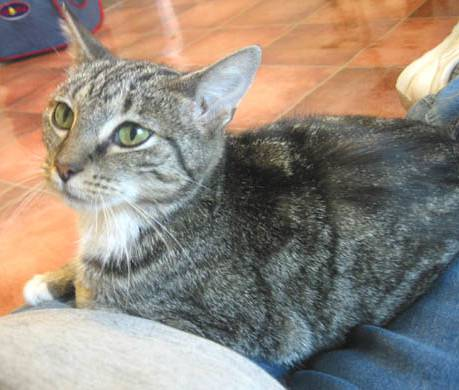
#> input picture cat.jpg, 459 x 390 px, found by its file name
$ jupyter execute DZ56.ipynb
#> lines starting #> are read from the running program, lines starting #| are printed output that depends on the picture
[cell 1]
import cv2
import matplotlib.pyplot as plt
import numpy as np
import matplotlib.colors as clr

[cell 2]
im = cv2.imread(r'''C:\Users\solov\DZ56/cat.jpg''')
#> im is the input picture: shape (390, 459, 3); mean B, G, R 125.1, 136.3, 147.5

[cell 3]
plt.imshow(im)
plt.axis('off')
plt.show

[cell 4]
im_RGB = cv2.cvtColor(im, cv2.COLOR_BGR2RGB)
plt.axis('off')
plt.imshow(im_RGB)
plt.show

[cell 5]
R = im_RGB.copy()
R[:,:,(1,2)] = 0
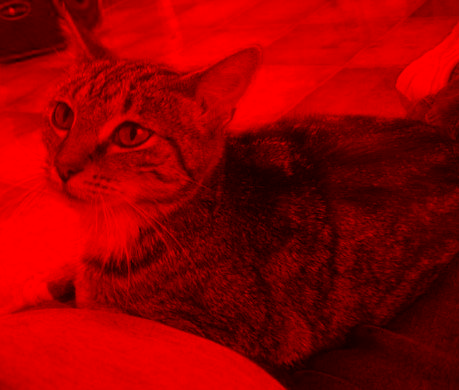
#> R: shape (390, 459, 3); mean R, G, B 147.5, 0, 0
plt.axis('off')
plt.imshow(R)
plt.show

[cell 6]
G = im_RGB.copy()
G[:,:,(0,2)] = 0
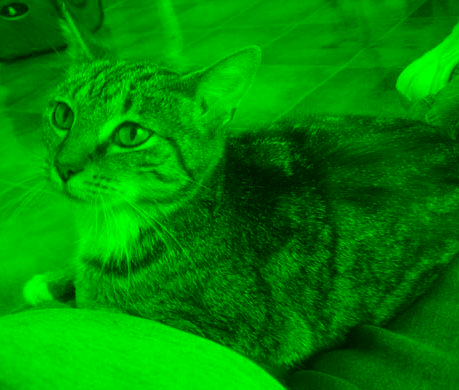
#> G: shape (390, 459, 3); mean R, G, B 0, 136.3, 0
plt.axis('off')
plt.imshow(G)
plt.show

[cell 7]
B = im_RGB.copy()
B[:,:,(0,1)] = 0
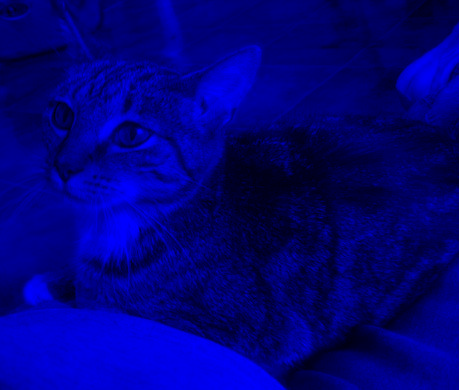
#> B: shape (390, 459, 3); mean R, G, B 0, 0, 125.1
plt.axis('off')
plt.imshow(B)
plt.show()

[cell 8]
new_RGB = R + G + B
plt.axis('off')
plt.imshow(new_RGB)
plt.show()

[cell 9]
im_HSV = cv2.cvtColor(im_RGB, cv2.COLOR_BGR2HSV)
#> im_HSV: shape (390, 459, 3); mean H, S, V 66.8, 58.9, 156.7
plt.axis('off')
plt.imshow(im_HSV)
plt.show()

[cell 10]
H=im_HSV.copy()
H[:,:,(1,2)] = 255
#> H: shape (390, 459, 3); mean H, S, V 66.8, 255, 255
plt.axis('off')
plt.imshow(H)
plt.show()

[cell 11]
H=im_HSV.copy()
H[:,:,(1,2)] = 0
#> H: shape (390, 459, 3); mean H, S, V 66.8, 0, 0
plt.axis('off')
plt.imshow(H)
plt.show()

[cell 12]
S=im_HSV.copy()
S[:,:, 0] = 179
#> S: shape (390, 459, 3); mean H, S, V 179, 58.9, 156.7
S[:,:, 2] = 255
#> S: shape (390, 459, 3); mean H, S, V 179, 58.9, 255
plt.axis('off')
plt.imshow(S)
plt.show()

[cell 13]
V = im_HSV.copy()
V[:,:,0] = 179
V[:,:,1] = 0
#> V: shape (390, 459, 3); mean H, S, V 179, 0, 156.7
plt.axis('off')
plt.imshow(V)
plt.show()

[cell 14]
new_HSV = H + S + V
#> new_HSV: shape (390, 459, 3); mean H, S, V 167.5, 58.9, 155.7
plt.axis('off')
plt.imshow(new_RGB)
plt.show()

[cell 15]
im_Lab = cv2.cvtColor(im_RGB, cv2.COLOR_BGR2LAB)
#> im_Lab: shape (390, 459, 3); mean of channels 0, 1, 2 142.3, 128, 121.5
plt.axis('off')
plt.imshow(im_Lab)
plt.show()

[cell 16]
L=im_Lab.copy()
L[:,:,(1,2)] = 0
#> L: shape (390, 459, 3); mean of channels 0, 1, 2 142.3, 0, 0
L_RGB = cv2.cvtColor(L, cv2.COLOR_LAB2RGB)
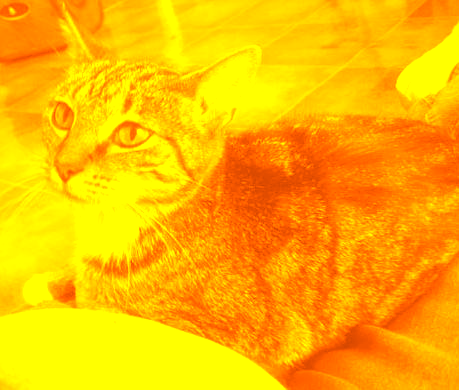
#> L_RGB: shape (390, 459, 3); mean B, G, R 0, 183.3, 254.3
L_GRAY = cv2.cvtColor(L_RGB, cv2.COLOR_RGB2GRAY)
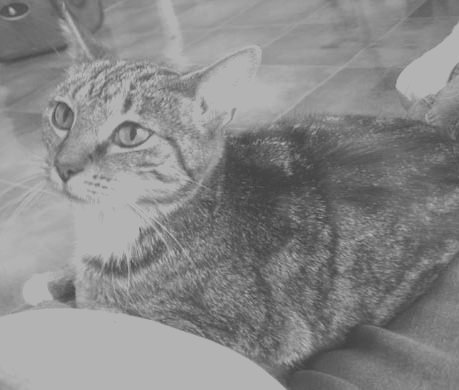
#> L_GRAY: shape (390, 459); min 63, max 179, mean 136.7
plt.axis('off')
plt.imshow(L_GRAY, cmap = 'gray' )
plt.show()

[cell 17]
a = im_Lab.copy()
a[:, :, 0] = 127
#> a: shape (390, 459, 3); mean of channels 0, 1, 2 127, 128, 121.5
a[:, :, 0] = 0
#> a: shape (390, 459, 3); mean of channels 0, 1, 2 0, 128, 121.5
a_RGB = cv2.cvtColor(a, cv2.COLOR_LAB2RGB)
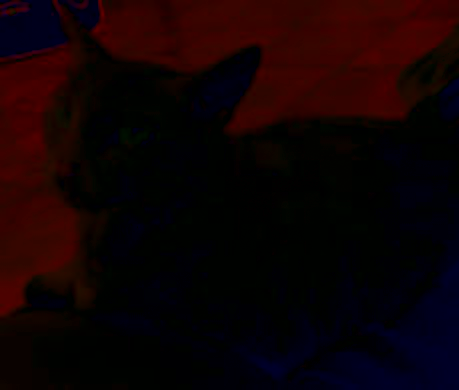
#> a_RGB: shape (390, 459, 3); mean B, G, R 3.9, 1.9, 15.9
a_GRAY = cv2.cvtColor(a_RGB, cv2.COLOR_RGB2GRAY)
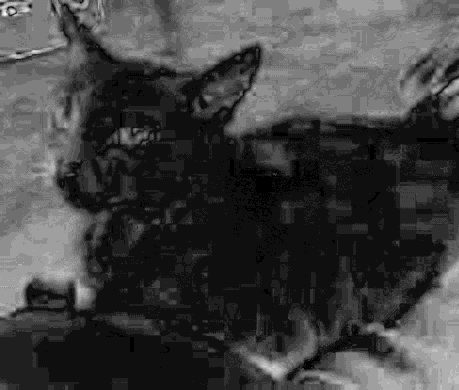
#> a_GRAY: shape (390, 459); min 0, max 16, mean 4.09; drawn with min black and max white

[cell 18]
cmap_a = clr.LinearSegmentedColormap.from_list('custom blue', ['Red', 'Gray', 'Green'], N = 255)
plt.axis('off')
plt.imshow(a_GRAY, cmap = cmap_a )
plt.show()

[cell 19]
b=im_Lab.copy()
b[:,:,0] = 127
b[:,:, 1] = 0
#> b: shape (390, 459, 3); mean of channels 0, 1, 2 127, 0, 121.5
b_RGB = cv2.cvtColor(b, cv2.COLOR_LAB2RGB)
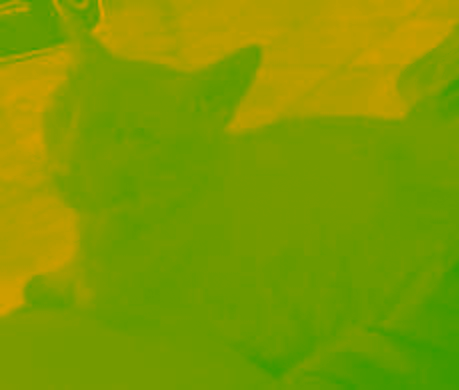
#> b_RGB: shape (390, 459, 3); mean B, G, R 0, 154.5, 127.1
b_GRAY = cv2.cvtColor(b_RGB, cv2.COLOR_RGB2GRAY)
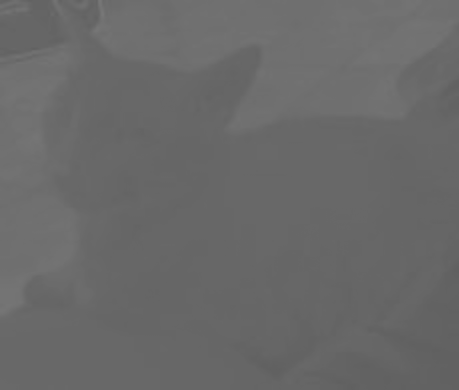
#> b_GRAY: shape (390, 459); min 96, max 119, mean 105.2

[cell 20]
cmap_b = clr.LinearSegmentedColormap.from_list('custom blue', ['Yellow', 'Gray', 'Green'], N = 255)
plt.axis('off')
plt.imshow(b_GRAY, cmap = cmap_b)
plt.show()

[cell 21]
new_Lab = L + a + b
#> new_Lab: shape (390, 459, 3); mean of channels 0, 1, 2 120.6, 128, 97.6
plt.axis('off')
plt.imshow(new_RGB)
plt.show()
